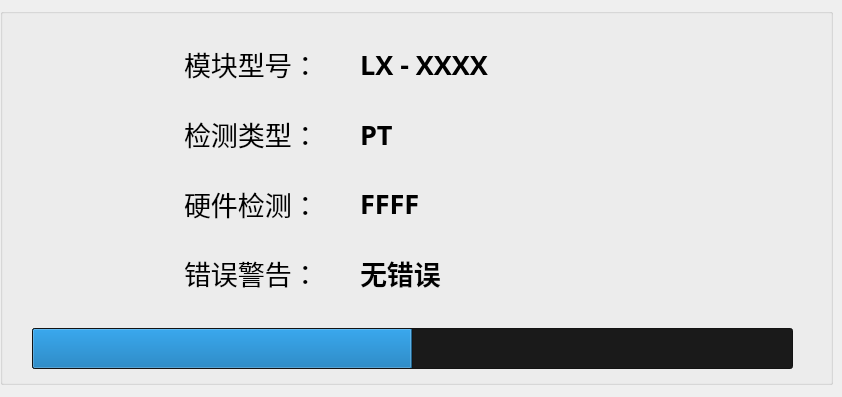
<?xml version="1.0" encoding="UTF-8"?>
<ui version="4.0">
 <class>widget_Calibration</class>
 <widget class="QWidget" name="widget_Calibration">
  <property name="windowModality">
   <enum>Qt::NonModal</enum>
  </property>
  <property name="geometry">
   <rect>
    <x>0</x>
    <y>0</y>
    <width>842</width>
    <height>397</height>
   </rect>
  </property>
  <property name="windowTitle">
   <string>Form</string>
  </property>
  <widget class="QGroupBox" name="groupBox">
   <property name="geometry">
    <rect>
     <x>0</x>
     <y>8</y>
     <width>833</width>
     <height>377</height>
    </rect>
   </property>
   <property name="title">
    <string/>
   </property>
   <widget class="QWidget" name="layoutWidget">
    <property name="geometry">
     <rect>
      <x>184</x>
      <y>24</y>
      <width>153</width>
      <height>273</height>
     </rect>
    </property>
    <layout class="QVBoxLayout" name="verticalLayout">
     <item>
      <widget class="QLabel" name="label_1">
       <property name="font">
        <font>
         <family>微软雅黑</family>
         <pointsize>20</pointsize>
        </font>
       </property>
       <property name="text">
        <string>模块型号：</string>
       </property>
      </widget>
     </item>
     <item>
      <widget class="QLabel" name="label_2">
       <property name="font">
        <font>
         <family>微软雅黑</family>
         <pointsize>20</pointsize>
        </font>
       </property>
       <property name="text">
        <string>检测类型：</string>
       </property>
      </widget>
     </item>
     <item>
      <widget class="QLabel" name="label_3">
       <property name="font">
        <font>
         <family>微软雅黑</family>
         <pointsize>20</pointsize>
        </font>
       </property>
       <property name="text">
        <string>硬件检测：</string>
       </property>
      </widget>
     </item>
     <item>
      <widget class="QLabel" name="label_4">
       <property name="font">
        <font>
         <family>微软雅黑</family>
         <pointsize>20</pointsize>
        </font>
       </property>
       <property name="text">
        <string>错误警告：</string>
       </property>
      </widget>
     </item>
    </layout>
   </widget>
   <widget class="QWidget" name="layoutWidget">
    <property name="geometry">
     <rect>
      <x>360</x>
      <y>24</y>
      <width>321</width>
      <height>273</height>
     </rect>
    </property>
    <layout class="QVBoxLayout" name="verticalLayout_2">
     <item>
      <widget class="QLabel" name="label_Module_Type">
       <property name="font">
        <font>
         <family>微软雅黑</family>
         <pointsize>20</pointsize>
         <weight>75</weight>
         <bold>true</bold>
        </font>
       </property>
       <property name="text">
        <string>LX - XXXX</string>
       </property>
      </widget>
     </item>
     <item>
      <widget class="QLabel" name="label_Object_Type">
       <property name="font">
        <font>
         <family>微软雅黑</family>
         <pointsize>20</pointsize>
         <weight>75</weight>
         <bold>true</bold>
        </font>
       </property>
       <property name="text">
        <string>PT</string>
       </property>
      </widget>
     </item>
     <item>
      <widget class="QLabel" name="label_Hard_Detection_Code">
       <property name="font">
        <font>
         <family>微软雅黑</family>
         <pointsize>20</pointsize>
         <weight>75</weight>
         <bold>true</bold>
        </font>
       </property>
       <property name="text">
        <string>FFFF</string>
       </property>
      </widget>
     </item>
     <item>
      <widget class="QLabel" name="label_Error">
       <property name="font">
        <font>
         <family>微软雅黑</family>
         <pointsize>20</pointsize>
         <weight>75</weight>
         <bold>true</bold>
        </font>
       </property>
       <property name="text">
        <string>无错误</string>
       </property>
      </widget>
     </item>
    </layout>
   </widget>
   <widget class="QProgressBar" name="progressBar_Calibration">
    <property name="geometry">
     <rect>
      <x>32</x>
      <y>320</y>
      <width>761</width>
      <height>41</height>
     </rect>
    </property>
    <property name="styleSheet">
     <string notr="true">background-color: #1a1a1a;
</string>
    </property>
    <property name="value">
     <number>50</number>
    </property>
    <property name="alignment">
     <set>Qt::AlignLeading|Qt::AlignLeft|Qt::AlignVCenter</set>
    </property>
    <property name="textVisible">
     <bool>false</bool>
    </property>
    <property name="orientation">
     <enum>Qt::Horizontal</enum>
    </property>
    <property name="invertedAppearance">
     <bool>false</bool>
    </property>
   </widget>
  </widget>
 </widget>
 <resources/>
 <connections/>
</ui>
